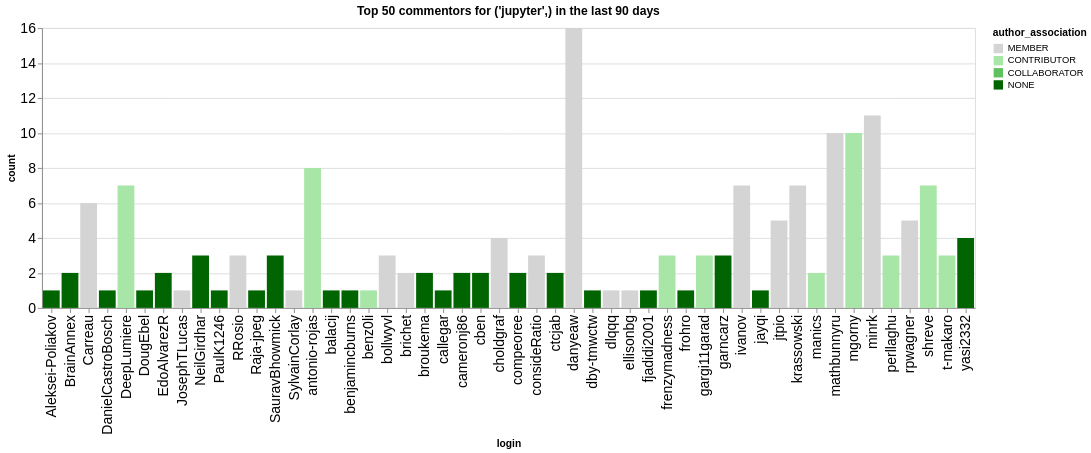

The cell this chart's notebook holds for it:
### Code cell
n_plot = 50
charts = []
for ii, (iorg, idata) in enumerate(commentors.groupby(['org'])):
    title = f"Top {n_plot} commentors for {iorg} in the last {n_days} days"
    idata = idata.groupby('login', as_index=False).agg({'count': 'sum', 'author_association': 'first'})
    idata = idata.sort_values('count', ascending=False).head(n_plot)
    ch = alt.Chart(data=idata.head(n_plot), title=title).mark_bar().encode(
        x='login',
        y='count',
        color=alt.Color('author_association', scale=alt.Scale(domain=author_types, range=author_colors))
    )
    charts.append(ch)
alt.hconcat(*charts)

### Figure 1 — Vega-Lite specification as saved in the notebook (floating-point values rounded to 4 significant figures)
{"config": {"axisLeft": {"labelFontSize": 15}, "axisBottom": {"labelFontSize": 15}}, "hconcat": [{"mark": {"type": "bar"}, "encoding": {"color": {"field": "author_association", "scale": {"domain": ["MEMBER", "CONTRIBUTOR", "COLLABORATOR", "NONE"], "range": ["rgb(211.82745098039214, 211.82745098039214, 211.82745098039214)", "rgb(166.98562091503268, 229.89803921568628, 166.98562091503268)", "rgb(96.37647058823529, 192.75294117647059, 96.37647058823529)", "rgb(0.0, 100.3921568627451, 0.0)"]}, "type": "nominal"}, "x": {"field": "login", "type": "nominal"}, "y": {"field": "count", "type": "quantitative"}}, "title": "Top 50 commentors for ('jupyter',) in the last 90 days"}], "data": {"name": "data-c339c8ed268eca38f34c241fa335501e"}, "$schema": "https://vega.github.io/schema/vega-lite/v5.20.1.json", "datasets": {"data-c339c8ed268eca38f34c241fa335501e": [{"login": "danyeaw", "count": 16, "author_association": "MEMBER"}, {"login": "minrk", "count": 11, "author_association": "MEMBER"}, {"login": "mathbunnyru", "count": 10, "author_association": "MEMBER"}, {"login": "mgorny", "count": 10, "author_association": "CONTRIBUTOR"}, {"login": "antonio-rojas", "count": 8, "author_association": "CONTRIBUTOR"}, {"login": "ivanov", "count": 7, "author_association": "MEMBER"}, {"login": "shreve", "count": 7, "author_association": "CONTRIBUTOR"}, {"login": "krassowski", "count": 7, "author_association": "MEMBER"}, {"login": "DeepLumiere", "count": 7, "author_association": "CONTRIBUTOR"}, {"login": "Carreau", "count": 6, "author_association": "MEMBER"}, {"login": "jtpio", "count": 5, "author_association": "MEMBER"}, {"login": "rpwagner", "count": 5, "author_association": "MEMBER"}, {"login": "choldgraf", "count": 4, "author_association": "MEMBER"}, {"login": "yasi2332", "count": 4, "author_association": "NONE"}, {"login": "bollwyvl", "count": 3, "author_association": "MEMBER"}, {"login": "consideRatio", "count": 3, "author_association": "MEMBER"}, {"login": "RRosio", "count": 3, "author_association": "MEMBER"}, {"login": "SauravBhowmick", "count": 3, "author_association": "NONE"}, {"login": "t-makaro", "count": 3, "author_association": "CONTRIBUTOR"}, {"login": "gargi11garad", "count": 3, "author_association": "CONTRIBUTOR"}, {"login": "frenzymadness", "count": 3, "author_association": "CONTRIBUTOR"}, {"login": "garncarz", "count": 3, "author_association": "NONE"}, {"login": "perllaghu", "count": 3, "author_association": "CONTRIBUTOR"}, {"login": "NeilGirdhar", "count": 3, "author_association": "NONE"}, {"login": "ctcjab", "count": 2, "author_association": "NONE"}, {"login": "BrainAnnex", "count": 2, "author_association": "NONE"}, {"login": "brichet", "count": 2, "author_association": "MEMBER"}, {"login": "compeoree", "count": 2, "author_association": "NONE"}, {"login": "manics", "count": 2, "author_association": "CONTRIBUTOR"}, {"login": "cben", "count": 2, "author_association": "NONE"}, {"login": "EdoAlvarezR", "count": 2, "author_association": "NONE"}, {"login": "broukema", "count": 2, "author_association": "NONE"}, {"login": "cameronj86", "count": 2, "author_association": "NONE"}, {"login": "Aleksei-Poliakov", "count": 1, "author_association": "NONE"}, {"login": "fjadidi2001", "count": 1, "author_association": "NONE"}, {"login": "ellisonbg", "count": 1, "author_association": "MEMBER"}, {"login": "dlqqq", "count": 1, "author_association": "MEMBER"}, {"login": "dby-tmwctw", "count": 1, "author_association": "NONE"}, {"login": "callegar", "count": 1, "author_association": "NONE"}, {"login": "balacij", "count": 1, "author_association": "NONE"}, {"login": "benjamincburns", "count": 1, "author_association": "NONE"}, {"login": "DougEbel", "count": 1, "author_association": "NONE"}, {"login": "PaulK1246", "count": 1, "author_association": "NONE"}, {"login": "JosephTLucas", "count": 1, "author_association": "MEMBER"}, {"login": "DanielCastroBosch", "count": 1, "author_association": "NONE"}, {"login": "Raja-jpeg", "count": 1, "author_association": "NONE"}, {"login": "SylvainCorlay", "count": 1, "author_association": "MEMBER"}, {"login": "benz0li", "count": 1, "author_association": "CONTRIBUTOR"}, {"login": "frohro", "count": 1, "author_association": "NONE"}, {"login": "jayqi", "count": 1, "author_association": "NONE"}]}}
